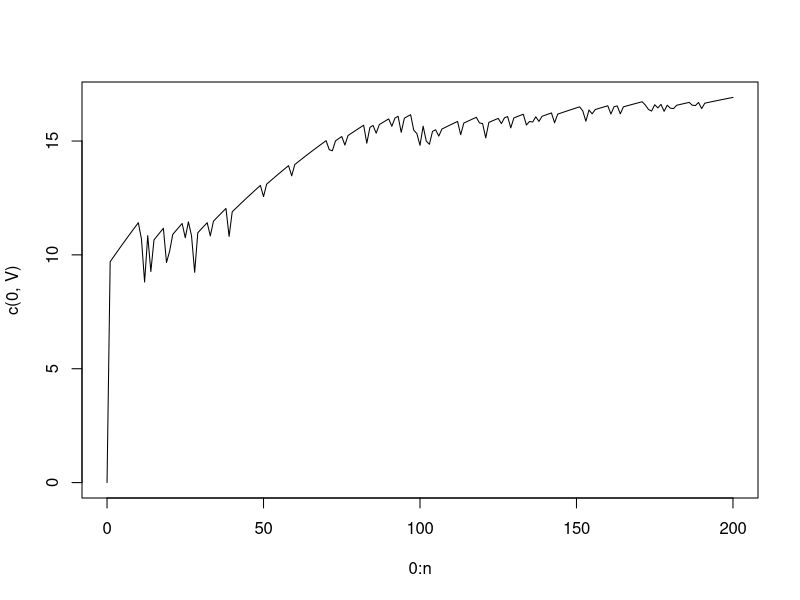
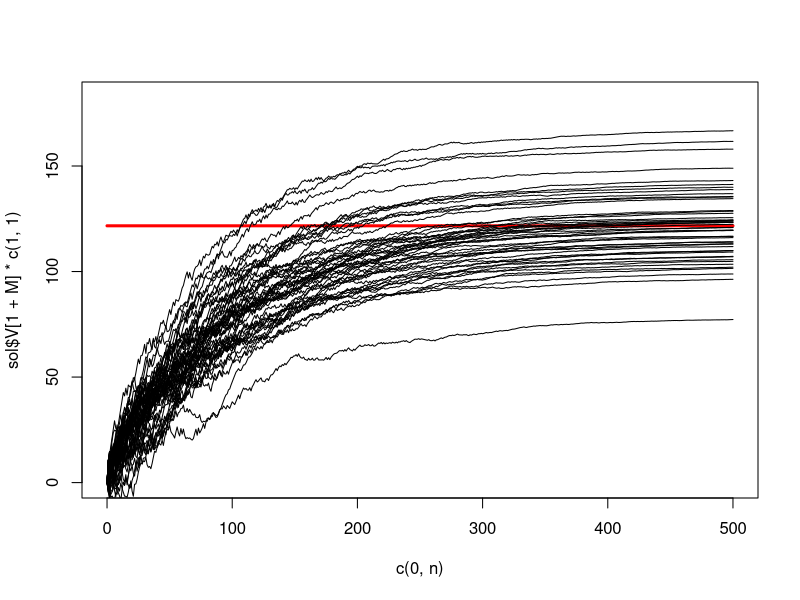

Source code (R) for these figures, in order:
# re-initializing variables
rm(list=ls())

# setting inventory parameters
M <- 15
gamma <- 0.99;
q <- 0.1;
pD <- q*(1-q)^(0:(M-1));
pD[1+M] <- 1 - sum(pD);

# random demand (drawn from p, starting at 0)
rdemand <- function(p){
  sum(runif(1)>cumsum(p));
}


# reward function
reward <- function(x, a, d){
  K <- 0.8 # transportation cost
  c <- 0.5 # cost per unit
  h <- 0.3 # stocking cost per unit
  p <- 1 # selling price per unit

  -K * (a>0) -c*max(0, min(x+a, M)-x) - h*x + p * min(d, x+a, M);
}

# transition function
nextState <- function(x, a, d){
  max(0, min(x+a, M)-d);
}


# simulating the inventory sales
simu <- function(n, pi){
  R <- array(0,n);
  X <- M;
  for (t in 1:n){
    D <- rdemand(pD);
    R[t] <- reward(X, pi[X+1], D);
    X <- nextState(X, pi[X+1], D);
  }
  R;
}

# First policy: always command 2 machines
pi = array(2, M+1); 
n <- 200;

# simulation
R <- simu(n, pi);
V <- cumsum(R * gamma^(0:(n-1)));
plot(0:n, c(0,V), type='l')

# building the transition kernel and the expected reward function
trans <- list()
rew <- list()
for (a in 0:M){
  P <- matrix(0, ncol = 1+M, nrow = 1+M);
  r <- vector(mode='numeric', length=1+M) 
  for (x in 0:M) for (d in 0:M){
    P[1+x, 1+nextState(x, a, d)] <- P[1+x, 1+nextState(x, a, d)] + pD[1+d];
    r[1+x] <- r[1+x] + pD[1+d] * reward(x, a, d);
  }
  trans[[1+a]] <- P;
  rew[[1+a]] <- r;
}

# policy evaluation
policyValue <- function(pol){
  P <- matrix(0, ncol=1+M, nrow=1+M);
  r <- as.vector(rep(0, 1+M));
  for (x in 0:M){
    a <- pol[1+x];
    P[1+x,] <- trans[[1+a]][1+x,];
    r[1+x] <- rew[[1+a]][1+x];
  }
  solve(diag(1+M)-gamma*P, r);
}

print(policyValue(pi));

# searching for the best policy: 
# Bellman operator
BellmanOperator <- function(V){
  res = list()
  res$V <- V;
  res$pol <- rep(0, 1+M);
  for (x in 0:M){
    Q <- rep(0, 1+M);
    for (a in 0:M){
      Q[1+a] <- rew[[1+a]][1+x] + gamma * trans[[1+a]][1+x,] %*% V;
    }
    res$V[1+x] <- max(Q);
    res$pol[1+x] <- -1+which.max(Q);
  }
  res
}

# Value iteration 
valueIteration <- function(){
  res = list();
  res$V <- as.vector(rep(0, 1+M));
  res$pol <- rep(0, 1+M);
  oV <- res$V+1;
  while (max(abs(oV-res$V))>1e-4){
    oV <- res$V;
    res <- BellmanOperator(res$V);
  }  
  res
}

# finding the optimal solution by value iteration
sol <- valueIteration();
print(sol$V);
n <- 5/(1-gamma);
plot(c(0, n), sol$V[1+M]*c(1,1), xlim=c(0,n), ylim=c(0, 1.5*sol$V[1+M]), type='l', col='red', lwd=3)
for(k in 1:50){
  R <- simu(n, sol$pol);
  V <- cumsum(R * gamma^(0:(n-1)));
  lines(0:n, c(0,V), type='l')
}

# finding the optimal policy by policy iteration
policyIteration <- function(){
  res <- list();
  res$V <- as.vector(rep(0, 1+M)); 
  res$pol <- floor((1+M)*runif(1+M));
  opol <- res$pol+1;
  while (any(opol != res$pol)){
    opol <- res$pol;
    res <- BellmanOperator(policyValue(opol));
  }
  res
}

# if the parameters of the MDP are unknown: Q-learning

Qlearning <- function(n){
  Q <- matrix(0, nrow = 1+M, ncol = 1+M)
  epsilon <- 0.9# epsilon-greedy policy
  X <- M # we start full
  for (t in 1:n){
    A <- -1+which.max(Q[X,])
    if (runif(1)<epsilon) {A <- floor((1+M)*runif(1))}
    D <- rdemand(pD)
    R <- reward(X, A, D);
    nX <- nextState(X, A, D);
    #if (X==0) print(c(X, A, D, R, nX))
    alpha = 1/t^0.3; #1/sqrt(t);
    delta <- R + gamma * max(Q[1+nX,]) - Q[1+X, 1+A]
    Q[1+X, 1+A] <- Q[1+X, 1+A] + alpha * delta
    X <- nX
  }
  res <- list()
  res$Q <- Q
  res$pol <- rep(0, 1+M)
  for (x in 0:M){ res$pol[1+x] <- -1+which.max(Q[1+x,])}
  res
}

# Let us now compare the optimal solution...
sol <- policyIteration()

# ... with the solution obtained by Q-learning:
res <- Qlearning(50000)

# results: 
sol$pol
res$pol
c(policyValue(res$pol)[1+M], sol$V[1+M])

